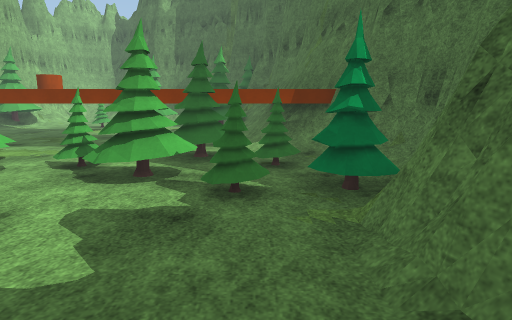
view 1 (above)

24 first-person views from a walk through a scene from a Unity 3-D project. The camera is 1.5 m above the floor, tilts 10° down and sees 75° across. The floor is counted in squares, 1 m on a side. Each view is taken from the middle of a square. On the plan, view 1 faces up. The plan holds only what a view shows up to about 15 squares ahead; the rest is blank. The place goes on beyond the plan. Surface patterns are stand-ins for the level's own textures.

view 2
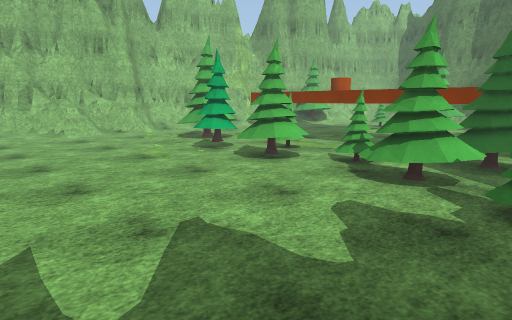

view 3
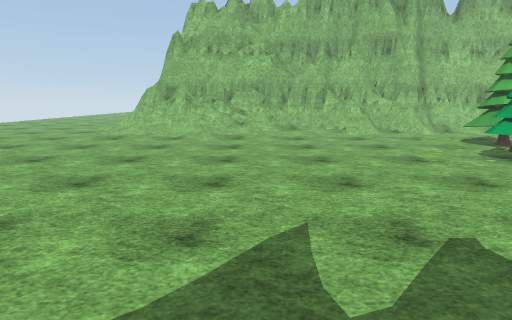

view 4
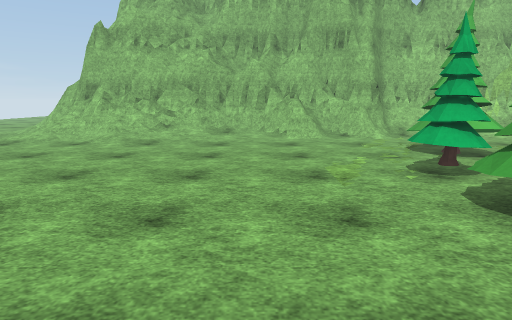

view 5
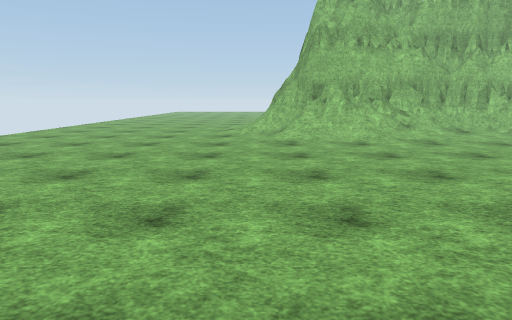

view 6
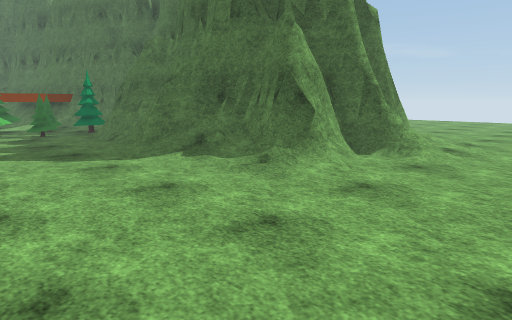

view 7
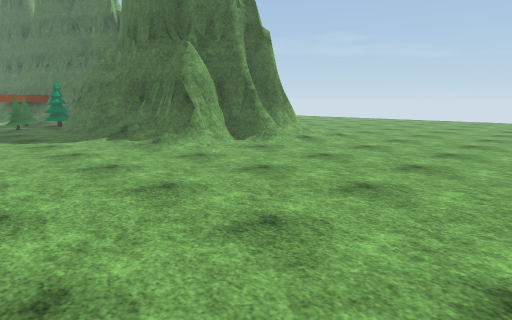

view 8
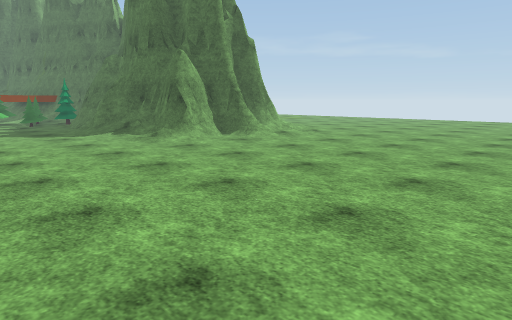

view 9
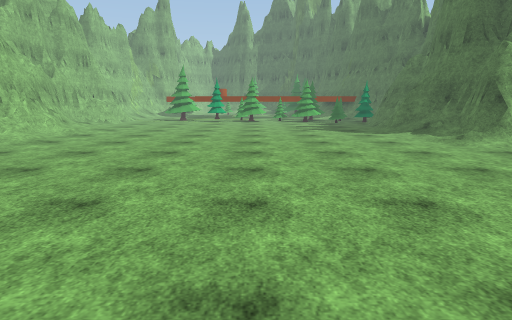

view 10
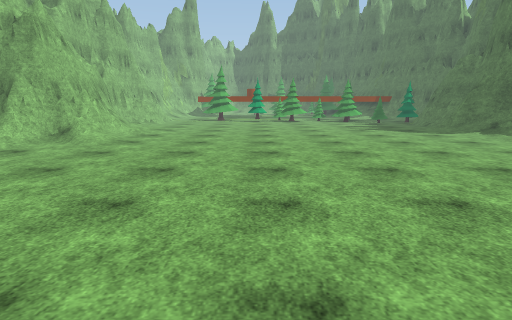

view 11
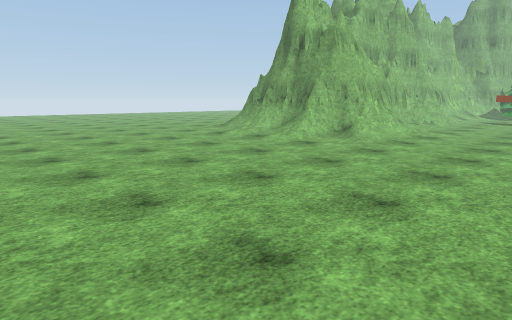

view 12
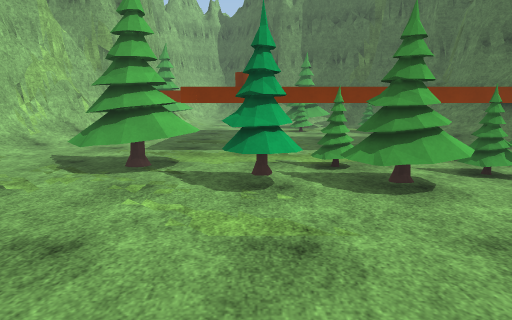

view 13
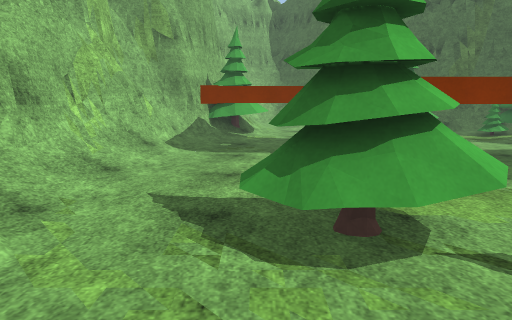

view 14
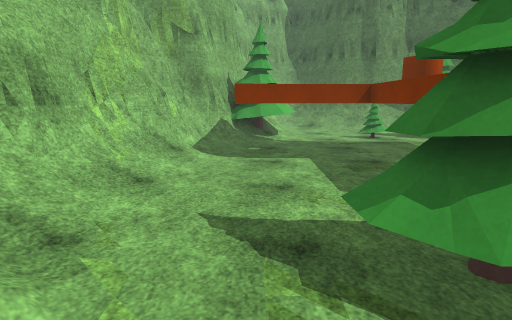

view 15
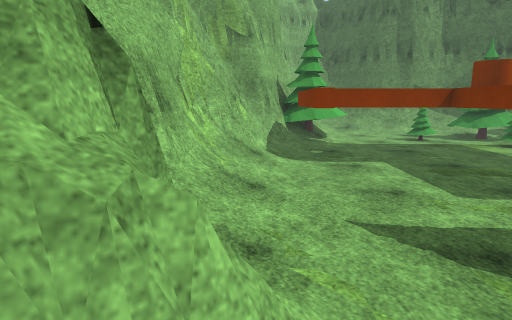

view 16
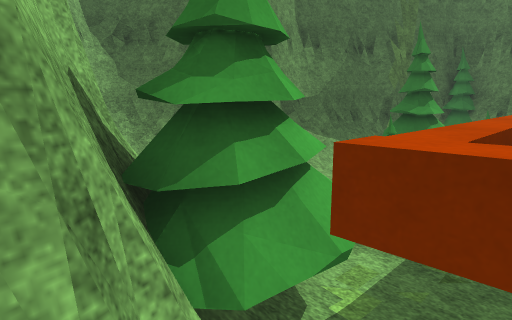

view 17
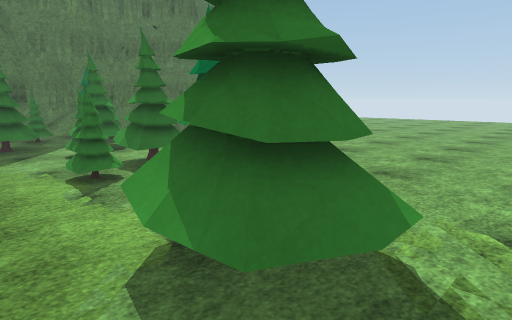

view 18
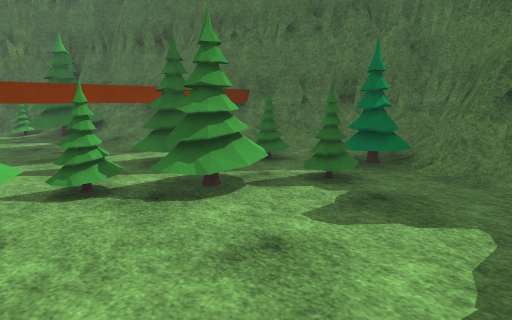

view 19
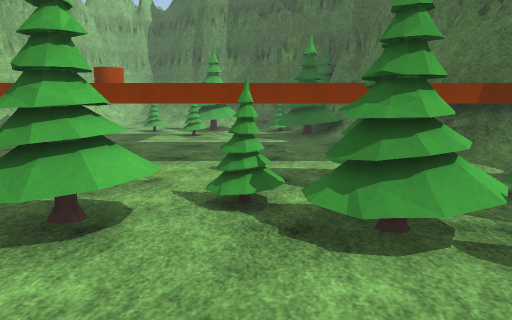

view 20
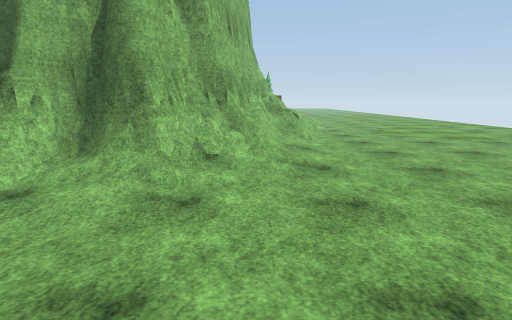

view 21
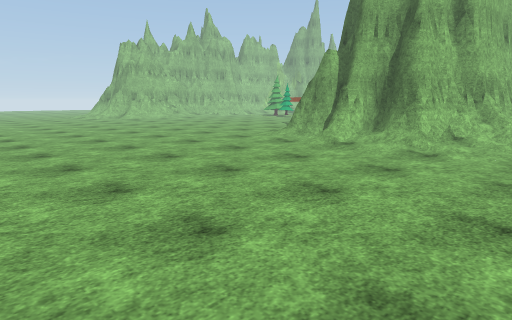

view 22
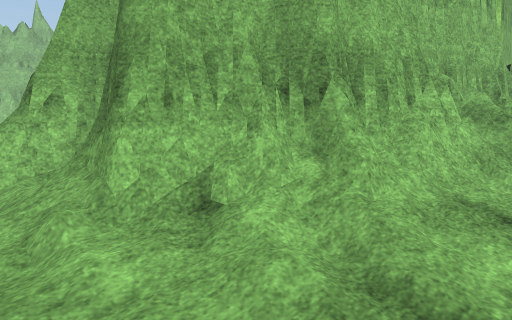

view 23
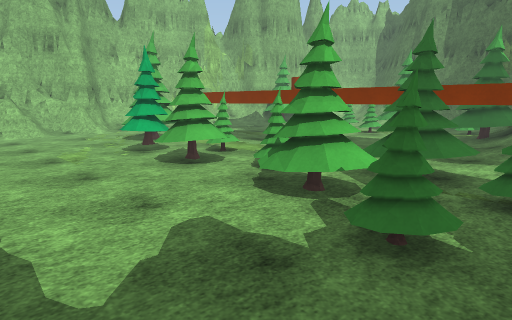

view 24
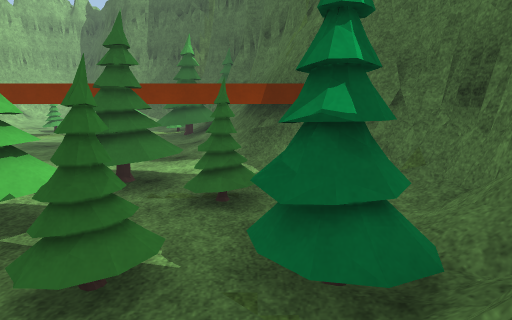

### Floor plan
Key: @ floor where view 1 was taken; # wall or solid block; . main floor; : floor 0.25 m higher than the main floor; / step, stairs or slope; = window, fence, low wall or low ledge; ^ raised ledge; T tree; O other object.
Columns run from 17 left of view 1 to 12 right of it. Each row starts with its distance up from view 1.
 26      ###
 25
 24           ###
 23          :=####
 22          ..   ##
 21   ##:.....TT    #
 20   #TT...T.TTT.TT#
 19 ###TT.....TT..T:#
 18 #####^^^  TT..   #
 17 #//#^^     ...TTT#
 16 ##/#^      ...TTT##
 15 #=.#      ^^^^^^^^#
 14 #/.###^          ^#
 13 =/....^           ^#
 12 =/....^           ^#
 11 =/....^^^^^^^^^^^^^^#
 10 O/...TT........TT..=#
  9 #/..TTTT..T....TTT. #
  8 #=..TTT.T.TTTT...TT.#
  7 #=.....TTTTTT.TTT...#
  6 #/......T.TT...OTTTT#
  5 ##...............TTT#
  4 ##.................##
  3 #..................#       #
  2 #/.................#       ##=
  1 #/................ #       #^=
  0 #//..............@=#       #^=
 -1 #=/...............##       #==
 -2 ##//............../#      ##/.
 -3 ##//............../##     ##/.
 -4 ##/.............../=#    ##=/.
 -5 #=/................=##  ##=//.
 -6 #//................=######//..
 -7 /..................//.##//:...
 -8 /.....................//......
 -9 ..............................
-10 ..............................
-11 ..............................
-12 ..............................
-13 ..............................
-14 ..............................
-15 ..............................
-16 ..............................
-17 .......       ..............
-18 .. ...  .  ..  ...      ...  .

Where each view was taken, in squares from view 1:
view 1: 0 up, 0 right, facing up
view 2: 0 up, 0 right, facing up-left
view 3: 0 up, 0 right, facing left
view 4: 3 up, 2 left, facing left
view 5: 7 down, 2 left, facing left
view 6: 11 down, 4 left, facing up-right
view 7: 16 down, 4 left, facing up-right
view 8: 18 down, 5 left, facing up-right
view 9: 18 down, 6 left, facing up
view 10: 18 down, 9 left, facing up
view 11: 18 down, 9 left, facing up-left
view 12: 1 up, 9 left, facing up
view 13: 5 up, 13 left, facing up
view 14: 6 up, 14 left, facing up
view 15: 6 up, 16 left, facing up
view 16: 17 up, 16 left, facing up-right
view 17: 11 up, 14 left, facing down-right
view 18: 2 up, 6 left, facing up-right
view 19: 3 up, 4 left, facing up
view 20: 13 down, 10 right, facing up
view 21: 18 down, 12 right, facing up-left
view 22: 8 down, 12 right, facing up-left
view 23: 2 up, 1 right, facing up-left
view 24: 3 up, 1 right, facing up
